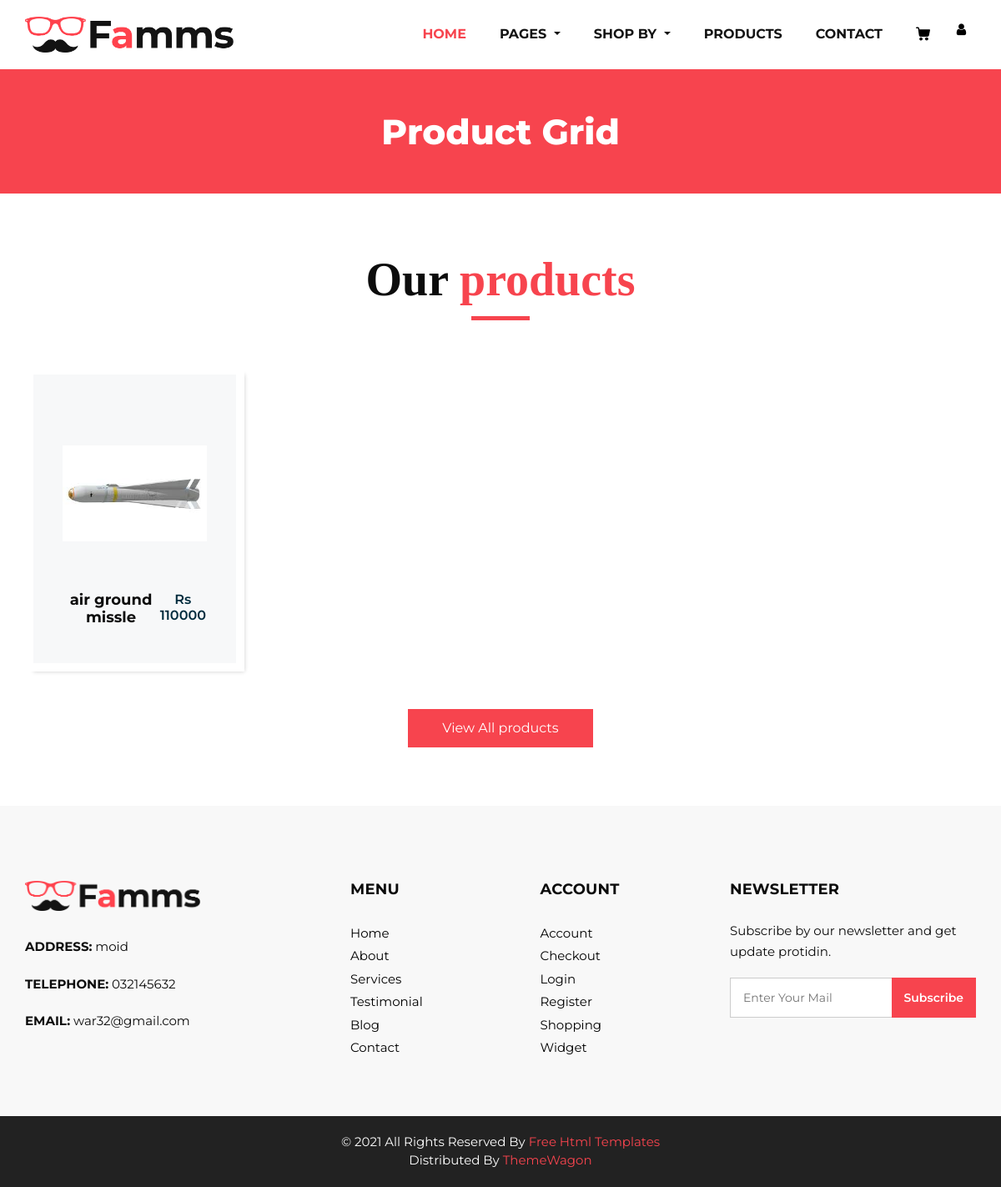
/template/collection.php?n=8 (signed in), run on the app's committed database.
### tables this page shows
CREATE TABLE `table_products` (
  `product_id` int(11) NOT NULL,
  `product_name` varchar(50) NOT NULL,
  `product_price` bigint(50) NOT NULL,
  `product_quantity` tinyint(50) NOT NULL,
  `product_catogary` int(11) NOT NULL,
  `product_image` varchar(300) NOT NULL
);

CREATE TABLE `information` (
  `id` int(11) NOT NULL,
  `addresss` varchar(50) NOT NULL,
  `phnm` varchar(50) NOT NULL,
  `email` varchar(50) NOT NULL
);

### template/collection.php (the view, shortened to what this page needs)
<!DOCTYPE html>
<html lang="en">
<head>
</head>
<body>
    <?php
    include('header.php');
    ?>
<div class="hero_area">
      <section class="inner_page_head">
         <div class="container_fuild">
            <div class="row">
               <div class="col-md-12">
                  <div class="full">
                     <h3>Product Grid</h3>
                  </div>
               </div>
            </div>
         </div>
      </section>
      <section class="product_section layout_padding">
         <div class="container">
            <div class="heading_container heading_center">
               <h2>
                  Our <span>products</span>
               </h2>
            </div>
            <div class="row">
               <?php
                     $cat = $_GET["n"];
                     $fetchproduct = "SELECT * FROM `table_products` where product_catogary = $cat ";
                     $executeproduct = mysqli_query($conn, $fetchproduct);
                     $check_prodt = mysqli_num_rows($executeproduct);
                     if ($check_prodt > 0) {
                       while($convert_array = mysqli_fetch_array($executeproduct)){ ?>
                           <div class="col-sm-6 col-md-4 col-lg-3">
                           <div class="box">
                              <div class="img-box">
                                 <img src="<?php echo $convert_array[5]; ?>" alt="">
                              </div>
                              <div class="detail-box">
                                 <h5>
                                 <?php echo $convert_array[1]; ?>
                                 </h5>
                                 <h6> Rs
                                 <?php echo $convert_array[2]; ?>
                                 </h6>
                              </div>
                           </div>
                        </div>
                  <?php     }
                     } else {
                         echo "Nothing To Show";
                     }
               ?>
            </div>
            <div class="btn-box">
               <a href="">
               View All products
               </a>
            </div>
         </div>
      </section>
      <?php
       include('footer.php');
      ?>
</body>
</html>

### template/footer.php (shortened to what this page needs)
<!DOCTYPE html>
<html lang="en">
<head>
</head>
<body>
<footer>
         <div class="container">
            <div class="row">
               <div class="col-md-4">
                   <div class="full">
                      <div class="logo_footer">
                        <a href="#"><img width="210" src="images/logo.png" alt="#" /></a>
                      </div>
                      <div class="information_f">
                        <?php
                        require_once("../config.php");
                         $insert_query = "SELECT * FROM `information`";
                         $execute = mysqli_query($conn,$insert_query);
                         $kitni_rows = mysqli_num_rows($execute);
                         if($kitni_rows > 0 ){
                           $k = mysqli_fetch_array($execute)
                           ?>
                        <p><strong>ADDRESS:</strong> <?php echo $k[1];?></p>
                        <p><strong>TELEPHONE:</strong> <?php echo $k[2]; ?></p>
                        <p><strong>EMAIL:</strong> <?php echo $k[3]; ?></p>
                        <?php }
                        ?>
                      </div>
                   </div>
               </div>
               <div class="col-md-8">
                  <div class="row">
                  <div class="col-md-7">
                     <div class="row">
                        <div class="col-md-6">
                     <div class="widget_menu">
                        <h3>Menu</h3>
                        <ul>
                           <li><a href="#">Home</a></li>
                           <li><a href="#">About</a></li>
                           <li><a href="#">Services</a></li>
                           <li><a href="#">Testimonial</a></li>
                           <li><a href="#">Blog</a></li>
                           <li><a href="#">Contact</a></li>
                        </ul>
                     </div>
                  </div>
                  <div class="col-md-6">
                     <div class="widget_menu">
                        <h3>Account</h3>
                        <ul>
                           <li><a href="#">Account</a></li>
                           <li><a href="#">Checkout</a></li>
                           <li><a href="#">Login</a></li>
                           <li><a href="#">Register</a></li>
                           <li><a href="#">Shopping</a></li>
                           <li><a href="#">Widget</a></li>
                        </ul>
                     </div>
                  </div>
                     </div>
                  </div>
                  <div class="col-md-5">
                     <div class="widget_menu">
                        <h3>Newsletter</h3>
                        <div class="information_f">
                          <p>Subscribe by our newsletter and get update protidin.</p>
                        </div>
                        <div class="form_sub">
                           <form>
                              <fieldset>
                                 <div class="field">
                                    <input type="email" placeholder="Enter Your Mail" name="email" />
                                    <input type="submit" value="Subscribe" />
                                 </div>
                              </fieldset>
                           </form>
                        </div>
                     </div>
                  </div>
                  </div>
               </div>
            </div>
         </div>
      </footer>
      <div class="cpy_">
         <p class="mx-auto">© 2021 All Rights Reserved By <a href="https://html.design/">Free Html Templates</a><br>
            Distributed By <a href="https://themewagon.com/" target="_blank">ThemeWagon</a>
         </p>
      </div>
</body>
</html>

### template/css/responsive.css (style rules this page uses)
@media (min-width: 1200px) { .container { max-width: 1170px; } }

### data on the page
table_products: product_image (picture), product_name "air ground missle", product_price "110000"
information: addresss "moid", phnm "032145632", email "war32@gmail.com"
